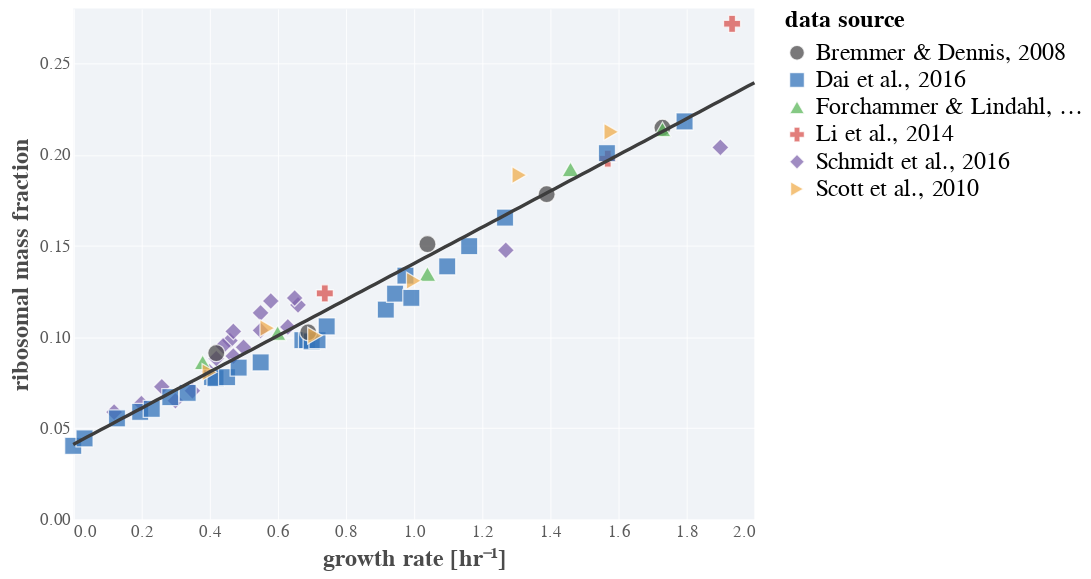

Write notebook code for a chart like this one.
### Markdown cell above
## Protein Synthesis
We begin by considering the  influence of peptide bond formation (translation or *protein syntehsis*) as the most resource-intensive process involved in bacterial growth. In balanced, exponential steady-state, the cellular composition  at any point in remains the same with the synthesis of new proteins being balanced by dilution via cell division. In this mode of growth, the total protein mass of the cell $M$ grows linearly with the cellularl growth rate $\lambda$,

$$
\frac{dM}{dt} = \lambda M. \tag{1}
$$

Assuming we have an unlimited pool of precursors (meaning, tRNAs charged with amino acids) at our disposal, we can write Equation 1 in terms of the total number of translating ribosomes ribosomes $N_R^{(active)}$ as 

$$
\frac{dM}{dt} = N_R^{(active)} k_R, \tag{2}
$$

where the rate $k_R$ is the effective translation rate per active ribosome with dimensions of [MT$^{-1}$]. Here, we cast this in terms of *actively translating ribosomes*, but that does not reflect the *total* number of ribosomes. There will always exist some minimum number of ribosomes $N_R^\text{(inactive)}$ that are not actively translating. Together, the sum of the actively translating and inactive ribosome pools yields the total ribosome copy number, 

$$
N_R = N_R^\text{(active)} + N_R^\text{(inactive)}. \tag{3}
$$

To speak in terms of total ribosome copy number $N_R$, we can restate Equation 2 using the conservation of mass in Equation 3 to yield

$$
\frac{dM}{dt} = (N_R - N_R^\text{(inactive)}) k_R. \tag{4}.
$$


By Equation 1, we can relate this to the growth rate $\lambda$ by simple rearrangement to yield

$$
\lambda = \frac{1}{M}\frac{dM}{dt} = \frac{\left(N_R - N_R^\text{(inactive)}\right) k_R}{M}. \tag{4}
$$

Rather than working in terms of ribosome copy numbers (which can be difficult to measure), we can define the fraction of the entire protein mass that is ribosomal $\phi_R$, defined as 

$$
\phi_R = \frac{M_R}{M}, \tag{5}
$$


where $M_R$ is the the mass of *all* ribosomes in the cell. We state that each ribosome has a proteinaceous mass of $m_R$, the total ribosomal mass $M_R$ can be calculated as $M_R = m_R N_R$. Thus, by computing the mass fraction, we can resetate Equation 5 as 

$$
\lambda = \frac{\left(M_R - M_R^\text{(inactive)}\right)}{m_R}\frac{k_R}{M} = \frac{k_R}{m_R}\left(\phi_R - \phi_R^\text{(inactive)}\right) = \gamma\left(\phi_R - \phi_R^\text{(inactive)}\right), \tag{6}
$$

where we have introduced the term $\gamma = \frac{k_R}{m_R}$. This term, commonly referred to as the *translational efficiency* is the ratio of the average translation rate $k_R$ and the mass of a single ribosome $m_R$ and thus has dimensions of [T$^{-1}$]. This term capture what fraction of a ribosomes mass synthesized per unit time, or alternatively, the inverse $\frac{1}{\gamma}$ is the length of time it takes to synthesize one ribosomes worth of peptide mass.  For *E. coli*, a sisngle ribosome consisits of ≈ 7500 amino acids and has a maximal translation rate of ≈ 17 amino acids / second, yielding

$$
\gamma = {k_R}{m_R} \approx \frac{17\,\text{amino acids / s}}{7500\,\text{amino acids}} \approx 2.2 \times 10^{-3} \text{ribosomes / sec}; \frac{1}{\gamma} \approx 400 \frac{\text{s}}{\text{ribosome}}.
$$.

Equation 6 provides a means to calculate the cellular growth rate so long as one knows the  translational efficiency $\gamma$ and the proteome mass fraction $\phi_R$. Alternatively, knowing the growth rate $\lambda$ and having measured the proteome mass fraction $\phi_R$, one can easily infer the inactive ribosomal mass fraction and the translational efficiency $\gamma$ by performing a simple linear regression of 

$$
\phi_R = \phi_R^\text{(inactive)} + \frac{\lambda}{\gamma}. \tag{7}
$$

Below, we load data from a variety of proteomic and other studies where the ribosomal mass fraction (either by RNA/protein ratio or via proteomics) and the growth rate were measured and perform this simple inference.

### Code cell
# Load the data
mass_fraction = pd.read_csv('../../data/mass_fraction_compiled.csv')

# Do the simple inference of the parameters
popt = scipy.stats.linregress(mass_fraction['growth_rate_hr'], mass_fraction['mass_fraction'])

# Compute the trendline
growth_rate = np.linspace(0, 2, 100)
trend = popt[1] + popt[0] * growth_rate
fit_df = pd.DataFrame(np.array([growth_rate, trend]).T, 
                      columns=['growth_rate_hr', 'mass_fraction'])

fit = alt.Chart(fit_df).mark_line(color=colors['black'], size=2).encode(
                x=alt.X(field='growth_rate_hr', type='quantitative', title='growth rate [hr\u207b\u00B9]'),
                y=alt.Y(field='mass_fraction', type='quantitative', title='ribosomal mass fraction'))
# Set up the plot
base = alt.Chart(mass_fraction).encode(
                x=alt.X(field='growth_rate_hr', type='quantitative', title='growth rate [hr\u207B\u00B9]'),
                y=alt.Y(field='mass_fraction', type='quantitative', title='ribosomal mass fraction'),
                color=alt.Color(field='source', type='nominal', title='data source'),
                shape=alt.Shape(field='source', type='nominal'))
points = base.mark_point(size=100,opacity=0.75)

print(f"""
Estimated Parameters
---------------------
γ ≈ {1/popt[0]:0.0f} hr^-1
Φ_R (inactive) = {popt[1]:0.2f}
""")
(points + fit)

### Figure 1 — Vega-Lite specification as saved in the notebook (floating-point values rounded to 4 significant figures)
{"config": {"background": "white", "group": {"fill": "white"}, "view": {"strokeWidth": 0, "height": 300, "width": 400, "fill": "#f0f3f7"}, "point": {"size": 40, "filled": true, "opacity": 1, "strokeWidth": 0.75, "stroke": "#FFFFFF"}, "square": {"size": 40, "filled": true, "opacity": 1, "strokeWidth": 0.75, "stroke": "#FFFFFF"}, "circle": {"size": 40, "filled": true, "opacity": 1, "strokeWidth": 0.75, "stroke": "#FFFFFF"}, "line": {"size": 2}, "axis": {"domainColor": "#ffffff", "domainWidth": 0.5, "labelColor": "#5b5b5b", "labelFontSize": 10, "labelFont": "Nunito", "titleFont": "Nunito", "titleFontWeight": 700, "titleFontSize": 14, "titleColor": "#4b4b4b", "grid": true, "gridColor": "#ffffff", "gridWidth": 0.5, "ticks": false}, "range": {"category": ["#4c4b4c", "#3373ba", "#5cb75b", "#d8534f", "#8066ad", "#f0ad4d"]}, "legend": {"labelFontSize": 14, "labelFont": "Nunito", "titleFont": "Nunito", "titleFontSize": 14, "titleFontWeight": 700, "titleFontColor": "#44b4b4b", "symbolSize": 75}, "title": {"font": "Nunito", "fontWeight": 700, "fontSize": 14, "fontColor": "#4b4b4b"}}, "layer": [{"data": {"name": "data-8702b996a9f0f98c5b91561c830a69c0"}, "mark": {"type": "point", "opacity": 0.75, "size": 100}, "encoding": {"color": {"type": "nominal", "field": "source", "title": "data source"}, "shape": {"type": "nominal", "field": "source"}, "x": {"type": "quantitative", "field": "growth_rate_hr", "title": "growth rate [hr⁻¹]"}, "y": {"type": "quantitative", "field": "mass_fraction", "title": "ribosomal mass fraction"}}}, {"data": {"name": "data-0e17048d21edac1871ea83510c187c8a"}, "mark": {"type": "line", "color": "#3d3d3d", "size": 2}, "encoding": {"x": {"type": "quantitative", "field": "growth_rate_hr", "title": "growth rate [hr⁻¹]"}, "y": {"type": "quantitative", "field": "mass_fraction", "title": "ribosomal mass fraction"}}}], "$schema": "https://vega.github.io/schema/vega-lite/v4.8.1.json", "datasets": {"data-8702b996a9f0f98c5b91561c830a69c0": [{"growth_rate_hr": 1.934, "mass_fraction": 0.2716, "source": "Li et al., 2014"}, {"growth_rate_hr": 1.569, "mass_fraction": 0.1977, "source": "Li et al., 2014"}, {"growth_rate_hr": 0.7387, "mass_fraction": 0.1239, "source": "Li et al., 2014"}, {"growth_rate_hr": 0.66, "mass_fraction": 0.1176, "source": "Schmidt et al., 2016"}, {"growth_rate_hr": 0.3, "mass_fraction": 0.065, "source": "Schmidt et al., 2016"}, {"growth_rate_hr": 0.12, "mass_fraction": 0.05882, "source": "Schmidt et al., 2016"}, {"growth_rate_hr": 0.2, "mass_fraction": 0.06347, "source": "Schmidt et al., 2016"}, {"growth_rate_hr": 0.35, "mass_fraction": 0.07048, "source": "Schmidt et al., 2016"}, {"growth_rate_hr": 0.5, "mass_fraction": 0.09433, "source": "Schmidt et al., 2016"}, {"growth_rate_hr": 0.65, "mass_fraction": 0.1214, "source": "Schmidt et al., 2016"}, {"growth_rate_hr": 0.42, "mass_fraction": 0.08816, "source": "Schmidt et al., 2016"}, {"growth_rate_hr": 0.26, "mass_fraction": 0.07273, "source": "Schmidt et al., 2016"}, {"growth_rate_hr": 0.46, "mass_fraction": 0.09799, "source": "Schmidt et al., 2016"}, {"growth_rate_hr": 0.58, "mass_fraction": 0.1197, "source": "Schmidt et al., 2016"}, {"growth_rate_hr": 0.47, "mass_fraction": 0.103, "source": "Schmidt et al., 2016"}, {"growth_rate_hr": 1.27, "mass_fraction": 0.1475, "source": "Schmidt et al., 2016"}, {"growth_rate_hr": 1.9, "mass_fraction": 0.2039, "source": "Schmidt et al., 2016"}, {"growth_rate_hr": 0.47, "mass_fraction": 0.0895, "source": "Schmidt et al., 2016"}, {"growth_rate_hr": 0.55, "mass_fraction": 0.1036, "source": "Schmidt et al., 2016"}, {"growth_rate_hr": 0.63, "mass_fraction": 0.1055, "source": "Schmidt et al., 2016"}, {"growth_rate_hr": 0.4, "mass_fraction": 0.08089, "source": "Schmidt et al., 2016"}, {"growth_rate_hr": 0.44, "mass_fraction": 0.0951, "source": "Schmidt et al., 2016"}, {"growth_rate_hr": 0.55, "mass_fraction": 0.1132, "source": "Schmidt et al., 2016"}, {"growth_rate_hr": 0.0, "mass_fraction": 0.04035, "source": "Dai et al., 2016"}, {"growth_rate_hr": 0.03325, "mass_fraction": 0.04441, "source": "Dai et al., 2016"}, {"growth_rate_hr": 0.1284, "mass_fraction": 0.05541, "source": "Dai et al., 2016"}, {"growth_rate_hr": 0.1965, "mass_fraction": 0.05888, "source": "Dai et al., 2016"}, {"growth_rate_hr": 0.2306, "mass_fraction": 0.06061, "source": "Dai et al., 2016"}, {"growth_rate_hr": 0.285, "mass_fraction": 0.06698, "source": "Dai et al., 2016"}, {"growth_rate_hr": 0.336, "mass_fraction": 0.06929, "source": "Dai et al., 2016"}, {"growth_rate_hr": 0.4074, "mass_fraction": 0.07798, "source": "Dai et al., 2016"}, {"growth_rate_hr": 0.4176, "mass_fraction": 0.07739, "source": "Dai et al., 2016"}, {"growth_rate_hr": 0.4517, "mass_fraction": 0.07796, "source": "Dai et al., 2016"}, {"growth_rate_hr": 0.4857, "mass_fraction": 0.08318, "source": "Dai et al., 2016"}, {"growth_rate_hr": 0.5504, "mass_fraction": 0.08606, "source": "Dai et al., 2016"}, {"growth_rate_hr": 0.6728, "mass_fraction": 0.09822, "source": "Dai et al., 2016"}, {"growth_rate_hr": 0.6864, "mass_fraction": 0.09822, "source": "Dai et al., 2016"}, {"growth_rate_hr": 0.7001, "mass_fraction": 0.09763, "source": "Dai et al., 2016"}, {"growth_rate_hr": 0.7171, "mass_fraction": 0.09821, "source": "Dai et al., 2016"}, {"growth_rate_hr": 0.7442, "mass_fraction": 0.1057, "source": "Dai et al., 2016"}, {"growth_rate_hr": 0.9178, "mass_fraction": 0.115, "source": "Dai et al., 2016"}, {"growth_rate_hr": 0.9449, "mass_fraction": 0.1237, "source": "Dai et al., 2016"}, {"growth_rate_hr": 0.9926, "mass_fraction": 0.1214, "source": "Dai et al., 2016"}, {"growth_rate_hr": 0.9754, "mass_fraction": 0.1336, "source": "Dai et al., 2016"}, {"growth_rate_hr": 1.098, "mass_fraction": 0.1387, "source": "Dai et al., 2016"}, {"growth_rate_hr": 1.162, "mass_fraction": 0.1498, "source": "Dai et al., 2016"}, {"growth_rate_hr": 1.268, "mass_fraction": 0.1654, "source": "Dai et al., 2016"}, {"growth_rate_hr": 1.567, "mass_fraction": 0.2007, "source": "Dai et al., 2016"}, {"growth_rate_hr": 1.795, "mass_fraction": 0.2181, "source": "Dai et al., 2016"}, {"growth_rate_hr": 0.42, "mass_fraction": 0.09116, "source": "Bremmer & Dennis, 2008"}, {"growth_rate_hr": 0.69, "mass_fraction": 0.1026, "source": "Bremmer & Dennis, 2008"}, {"growth_rate_hr": 1.04, "mass_fraction": 0.1509, "source": "Bremmer & Dennis, 2008"}, {"growth_rate_hr": 1.39, "mass_fraction": 0.1782, "source": "Bremmer & Dennis, 2008"}, {"growth_rate_hr": 1.73, "mass_fraction": 0.2147, "source": "Bremmer & Dennis, 2008"}, {"growth_rate_hr": 0.38, "mass_fraction": 0.08615, "source": "Forchammer & Lindahl, 1971"}, {"growth_rate_hr": 0.6, "mass_fraction": 0.1021, "source": "Forchammer & Lindahl, 1971"}, {"growth_rate_hr": 1.04, "mass_fraction": 0.1345, "source": "Forchammer & Lindahl, 1971"}, {"growth_rate_hr": 1.46, "mass_fraction": 0.1919, "source": "Forchammer & Lindahl, 1971"}, {"growth_rate_hr": 1.73, "mass_fraction": 0.2138, "source": "Forchammer & Lindahl, 1971"}, {"growth_rate_hr": 0.4, "mass_fraction": 0.08068, "source": "Scott et al., 2010"}, {"growth_rate_hr": 0.57, "mass_fraction": 0.1048, "source": "Scott et al., 2010"}, {"growth_rate_hr": 0.71, "mass_fraction": 0.1007, "source": "Scott et al., 2010"}, {"growth_rate_hr": 1.0, "mass_fraction": 0.1308, "source": "Scott et al., 2010"}, {"growth_rate_hr": 1.31, "mass_fraction": 0.1887, "source": "Scott et al., 2010"}, {"growth_rate_hr": 1.58, "mass_fraction": 0.2124, "source": "Scott et al., 2010"}], "data-0e17048d21edac1871ea83510c187c8a": [{"growth_rate_hr": 0.0, "mass_fraction": 0.0411}, {"growth_rate_hr": 0.0202, "mass_fraction": 0.0431}, {"growth_rate_hr": 0.0404, "mass_fraction": 0.04511}, {"growth_rate_hr": 0.06061, "mass_fraction": 0.04711}, {"growth_rate_hr": 0.08081, "mass_fraction": 0.04911}, {"growth_rate_hr": 0.101, "mass_fraction": 0.05111}, {"growth_rate_hr": 0.1212, "mass_fraction": 0.05312}, {"growth_rate_hr": 0.1414, "mass_fraction": 0.05512}, {"growth_rate_hr": 0.1616, "mass_fraction": 0.05712}, {"growth_rate_hr": 0.1818, "mass_fraction": 0.05912}, {"growth_rate_hr": 0.202, "mass_fraction": 0.06113}, {"growth_rate_hr": 0.2222, "mass_fraction": 0.06313}, {"growth_rate_hr": 0.2424, "mass_fraction": 0.06513}, {"growth_rate_hr": 0.2626, "mass_fraction": 0.06713}, {"growth_rate_hr": 0.2828, "mass_fraction": 0.06914}, {"growth_rate_hr": 0.303, "mass_fraction": 0.07114}, {"growth_rate_hr": 0.3232, "mass_fraction": 0.07314}, {"growth_rate_hr": 0.3434, "mass_fraction": 0.07514}, {"growth_rate_hr": 0.3636, "mass_fraction": 0.07714}, {"growth_rate_hr": 0.3838, "mass_fraction": 0.07915}, {"growth_rate_hr": 0.404, "mass_fraction": 0.08115}, {"growth_rate_hr": 0.4242, "mass_fraction": 0.08315}, {"growth_rate_hr": 0.4444, "mass_fraction": 0.08515}, {"growth_rate_hr": 0.4646, "mass_fraction": 0.08716}, {"growth_rate_hr": 0.4848, "mass_fraction": 0.08916}, {"growth_rate_hr": 0.5051, "mass_fraction": 0.09116}, {"growth_rate_hr": 0.5253, "mass_fraction": 0.09316}, {"growth_rate_hr": 0.5455, "mass_fraction": 0.09517}, {"growth_rate_hr": 0.5657, "mass_fraction": 0.09717}, {"growth_rate_hr": 0.5859, "mass_fraction": 0.09917}, {"growth_rate_hr": 0.6061, "mass_fraction": 0.1012}, {"growth_rate_hr": 0.6263, "mass_fraction": 0.1032}, {"growth_rate_hr": 0.6465, "mass_fraction": 0.1052}, {"growth_rate_hr": 0.6667, "mass_fraction": 0.1072}, {"growth_rate_hr": 0.6869, "mass_fraction": 0.1092}, {"growth_rate_hr": 0.7071, "mass_fraction": 0.1112}, {"growth_rate_hr": 0.7273, "mass_fraction": 0.1132}, {"growth_rate_hr": 0.7475, "mass_fraction": 0.1152}, {"growth_rate_hr": 0.7677, "mass_fraction": 0.1172}, {"growth_rate_hr": 0.7879, "mass_fraction": 0.1192}, {"growth_rate_hr": 0.8081, "mass_fraction": 0.1212}, {"growth_rate_hr": 0.8283, "mass_fraction": 0.1232}, {"growth_rate_hr": 0.8485, "mass_fraction": 0.1252}, {"growth_rate_hr": 0.8687, "mass_fraction": 0.1272}, {"growth_rate_hr": 0.8889, "mass_fraction": 0.1292}, {"growth_rate_hr": 0.9091, "mass_fraction": 0.1312}, {"growth_rate_hr": 0.9293, "mass_fraction": 0.1332}, {"growth_rate_hr": 0.9495, "mass_fraction": 0.1352}, {"growth_rate_hr": 0.9697, "mass_fraction": 0.1372}, {"growth_rate_hr": 0.9899, "mass_fraction": 0.1392}, {"growth_rate_hr": 1.01, "mass_fraction": 0.1412}, {"growth_rate_hr": 1.03, "mass_fraction": 0.1432}, {"growth_rate_hr": 1.051, "mass_fraction": 0.1452}, {"growth_rate_hr": 1.071, "mass_fraction": 0.1472}, {"growth_rate_hr": 1.091, "mass_fraction": 0.1492}, {"growth_rate_hr": 1.111, "mass_fraction": 0.1512}, {"growth_rate_hr": 1.131, "mass_fraction": 0.1532}, {"growth_rate_hr": 1.152, "mass_fraction": 0.1552}, {"growth_rate_hr": 1.172, "mass_fraction": 0.1572}, {"growth_rate_hr": 1.192, "mass_fraction": 0.1592}, {"growth_rate_hr": 1.212, "mass_fraction": 0.1612}, {"growth_rate_hr": 1.232, "mass_fraction": 0.1633}, {"growth_rate_hr": 1.253, "mass_fraction": 0.1653}, {"growth_rate_hr": 1.273, "mass_fraction": 0.1673}, {"growth_rate_hr": 1.293, "mass_fraction": 0.1693}, {"growth_rate_hr": 1.313, "mass_fraction": 0.1713}, {"growth_rate_hr": 1.333, "mass_fraction": 0.1733}, {"growth_rate_hr": 1.354, "mass_fraction": 0.1753}, {"growth_rate_hr": 1.374, "mass_fraction": 0.1773}, {"growth_rate_hr": 1.394, "mass_fraction": 0.1793}, {"growth_rate_hr": 1.414, "mass_fraction": 0.1813}, {"growth_rate_hr": 1.434, "mass_fraction": 0.1833}, {"growth_rate_hr": 1.455, "mass_fraction": 0.1853}, {"growth_rate_hr": 1.475, "mass_fraction": 0.1873}, {"growth_rate_hr": 1.495, "mass_fraction": 0.1893}, {"growth_rate_hr": 1.515, "mass_fraction": 0.1913}, {"growth_rate_hr": 1.535, "mass_fraction": 0.1933}, {"growth_rate_hr": 1.556, "mass_fraction": 0.1953}, {"growth_rate_hr": 1.576, "mass_fraction": 0.1973}, {"growth_rate_hr": 1.596, "mass_fraction": 0.1993}, {"growth_rate_hr": 1.616, "mass_fraction": 0.2013}, {"growth_rate_hr": 1.636, "mass_fraction": 0.2033}, {"growth_rate_hr": 1.657, "mass_fraction": 0.2053}, {"growth_rate_hr": 1.677, "mass_fraction": 0.2073}, {"growth_rate_hr": 1.697, "mass_fraction": 0.2093}, {"growth_rate_hr": 1.717, "mass_fraction": 0.2113}, {"growth_rate_hr": 1.737, "mass_fraction": 0.2133}, {"growth_rate_hr": 1.758, "mass_fraction": 0.2153}, {"growth_rate_hr": 1.778, "mass_fraction": 0.2173}, {"growth_rate_hr": 1.798, "mass_fraction": 0.2193}, {"growth_rate_hr": 1.818, "mass_fraction": 0.2213}, {"growth_rate_hr": 1.838, "mass_fraction": 0.2233}, {"growth_rate_hr": 1.859, "mass_fraction": 0.2253}, {"growth_rate_hr": 1.879, "mass_fraction": 0.2273}, {"growth_rate_hr": 1.899, "mass_fraction": 0.2293}, {"growth_rate_hr": 1.919, "mass_fraction": 0.2313}, {"growth_rate_hr": 1.939, "mass_fraction": 0.2333}, {"growth_rate_hr": 1.96, "mass_fraction": 0.2353}, {"growth_rate_hr": 1.98, "mass_fraction": 0.2373}, {"growth_rate_hr": 2.0, "mass_fraction": 0.2393}]}}
